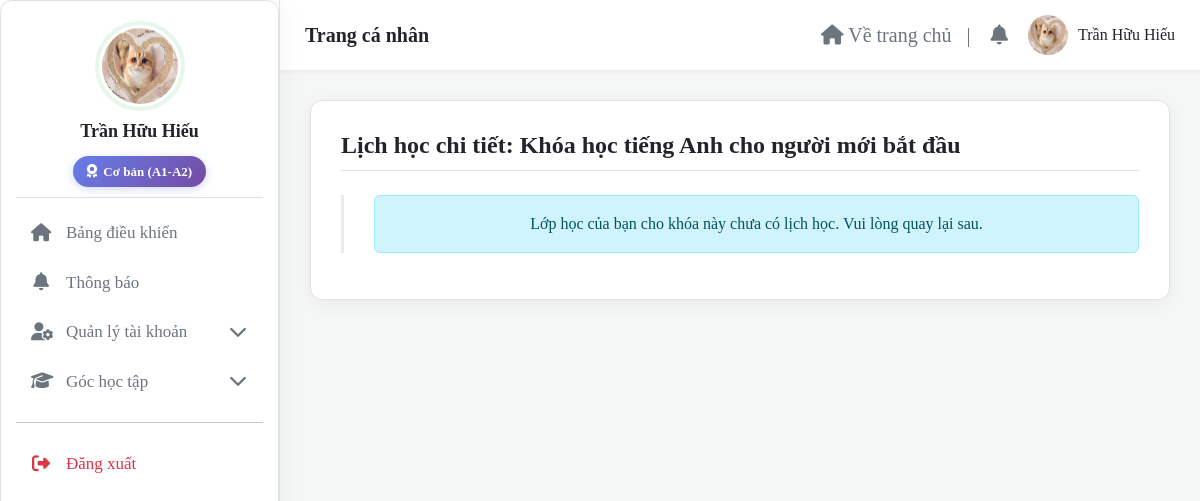
The page /user/dashboard.php?nav=lichhoc&id_khoahoc=44 (signed in) on the database its author committed.
### tables this page shows
CREATE TABLE `hocvien` (
  `id_hocvien` int(11) NOT NULL,
  `ten_hocvien` varchar(100) DEFAULT NULL,
  `email` varchar(100) DEFAULT NULL,
  `so_dien_thoai` varchar(15) DEFAULT NULL,
  `mat_khau` varchar(255) DEFAULT NULL,
  `trinh_do` varchar(50) DEFAULT NULL COMMENT 'Trình độ được phân loại sau bài test',
  `verification_token` varchar(255) DEFAULT NULL COMMENT 'Mã token để xác thực email',
  `token_expiry` datetime DEFAULT NULL COMMENT 'Thời gian hết hạn của token',
  `is_verified` tinyint(1) NOT NULL DEFAULT 0 COMMENT '0: Chưa xác thực, 1: Đã xác thực',
  `is_admin` tinyint(1) DEFAULT 0,
  `hinh_anh` varchar(255) DEFAULT NULL
);

CREATE TABLE `khoahoc` (
  `id_khoahoc` int(11) NOT NULL,
  `ten_khoahoc` varchar(100) DEFAULT NULL,
  `mo_ta` text DEFAULT NULL,
  `thoi_gian` int(11) DEFAULT NULL COMMENT 'Thời lượng khóa học (tính bằng số buổi)',
  `chi_phi` int(11) DEFAULT NULL,
  `hinh_anh` varchar(255) DEFAULT NULL,
  `danh_gia_tb` decimal(3,2) DEFAULT NULL,
  `cap_do` varchar(50) DEFAULT NULL COMMENT 'Cấp độ của khóa học (Beginner, Intermediate, IELTS 5.0+,...)'
);

### user/dashboard.php (the view, shortened to what this page needs)
<?php
include('../config/config.php');
$id_hocvien = $_SESSION['id_hocvien'];
$ten_hocvien = $_SESSION['user'];
$nav = $_GET['nav'] ?? 'home';
$student_avatar = '../images/logo.png';
$student_level = '';
$sql_avatar = "SELECT hinh_anh, trinh_do FROM hocvien WHERE id_hocvien = ?";
$stmt_avatar = $conn->prepare($sql_avatar);
$stmt_avatar->bind_param("i", $id_hocvien);
$stmt_avatar->execute();
$result_avatar = $stmt_avatar->get_result();
if ($row_avatar = $result_avatar->fetch_assoc()) {
    $student_level = $row_avatar['trinh_do'] ?? '';
}
$sql_total_tests = "SELECT COUNT(*) AS total FROM ketquabaitest WHERE id_hocvien = ?";
$stmt_tests = $conn->prepare($sql_total_tests);
$stmt_tests->bind_param("i", $id_hocvien);
$stmt_tests->execute();
$total_tests = $stmt_tests->get_result()->fetch_assoc()['total'] ?? 0;
$is_account_active = in_array($nav, ['thongtin', 'lichsuthanhtoan']);
$is_learning_active = in_array($nav, ['khoahoc', 'lichhoctuan', 'diemdanh', 'tiendo', 'hoclieu', 'ketquakiemtra', 'bangdiem']);
?>
<!DOCTYPE html>
<html lang="vi">
<head>
    <link rel="stylesheet" href="https://cdnjs.cloudflare.com/ajax/libs/font-awesome/6.5.1/css/all.min.css">
    <link href="https://cdn.jsdelivr.net/npm/bootstrap@5.3.3/dist/css/bootstrap.min.css" rel="stylesheet">
    <link rel="stylesheet" href="user.css">
</head>
<body>
    <div class="wrapper">
        <aside class="account-left">
            <div class="account-sidebar-content">
                <div class="account-header">
                    <div class="avatar">
                        <img src="<?php echo htmlspecialchars($student_avatar); ?>" alt="Avatar" onerror="this.src='../images/logo.png';">
                    </div>
                    <h3><?php echo htmlspecialchars($ten_hocvien); ?></h3>
                    <?php if (!empty($student_level)): ?>
                        <div class="student-level-badge">
                            <i class="fa-solid fa-award"></i>
                            <span><?php echo htmlspecialchars($student_level); ?></span>
                        </div>
                    <?php endif; ?>
                </div>
                <nav class="account-nav">
                    <ul>
                        <li><a href="./dashboard.php" class="nav-link-top <?php echo ($nav == 'home' || $nav == '') ? 'active' : ''; ?>"><i class="fa-solid fa-house"></i> Bảng điều khiển</a></li>
                        <li><a href="./dashboard.php?nav=thongbao" class="nav-link-top <?php echo ($nav == 'thongbao') ? 'active' : ''; ?>"><i class="fa-solid fa-bell"></i> Thông báo </a></li>
                        <li class="nav-item">
                            <a class="nav-link-collapse <?php echo $is_account_active ? '' : 'collapsed'; ?>" data-bs-toggle="collapse" href="#accountSubmenu" role="button" aria-expanded="<?php echo $is_account_active ? 'true' : 'false'; ?>">
                                <i class="fa-solid fa-user-gear"></i> Quản lý tài khoản <i class="collapse-arrow fa-solid fa-chevron-down"></i>
                            </a>
                        </li>
                        <li class="nav-item">
                            <a class="nav-link-collapse <?php echo $is_learning_active ? '' : 'collapsed'; ?>" data-bs-toggle="collapse" href="#learningSubmenu" role="button" aria-expanded="<?php echo $is_learning_active ? 'true' : 'false'; ?>">
                                <i class="fa-solid fa-graduation-cap"></i> Góc học tập <i class="collapse-arrow fa-solid fa-chevron-down"></i>
                            </a>
                        </li>
                        <li>
                            <hr>
                            <a href="../pages/logout.php" class="nav-link-top text-danger"><i class="fa-solid fa-right-from-bracket"></i> Đăng xuất</a>
                        </li>
                    </ul>
                </nav>
            </div>
        </aside>
        <main>
            <?php include('header_user.php'); ?>
            <div class="account-right">
                <?php include('main.php'); ?>
            </div>
        </main>
    </div>
</body>
</html>

### user/modules/lichhoc.php (shortened to what this page needs)
<?php
$id_khoahoc = (int)$_GET['id_khoahoc'];
$id_hocvien = $_SESSION['id_hocvien'];
$sql_course = "SELECT ten_khoahoc FROM khoahoc WHERE id_khoahoc = ?";
$stmt_course = $conn->prepare($sql_course);
$stmt_course->bind_param("i", $id_khoahoc);
$stmt_course->execute();
$result_course = $stmt_course->get_result();
if ($row_course = $result_course->fetch_assoc()) {
    $ten_khoahoc = $row_course['ten_khoahoc'];
} else {
    die("Khóa học không tồn tại.");
}
$sql_schedule = "
    SELECT
        lh.ngay_hoc,
        lh.gio_bat_dau,
        lh.gio_ket_thuc,
        lh.phong_hoc,
        lh.ghi_chu,
        l.ten_lop
    FROM lichhoc lh
    JOIN lop_hoc l ON lh.id_lop = l.id_lop
    JOIN dangkykhoahoc dk ON l.id_lop = dk.id_lop
    WHERE dk.id_hocvien = ? AND dk.id_khoahoc = ? AND l.trang_thai = 'dang hoc'
    ORDER BY lh.ngay_hoc ASC, lh.gio_bat_dau ASC
";
$stmt = $conn->prepare($sql_schedule);
$stmt->bind_param('ii', $id_hocvien, $id_khoahoc);
$stmt->execute();
$result = $stmt->get_result();
?>
<div class="content-pane">
    <h2 class="mb-4">Lịch học chi tiết: <?php echo htmlspecialchars($ten_khoahoc); ?></h2>
    <div class="schedule-timeline">
        <?php if ($result->num_rows > 0): ?>
            <?php
            $index = 0;
            while ($row = $result->fetch_assoc()):
            ?>
                <div class="timeline-item" style="animation-delay: <?php echo $index * 100; ?>ms;">
                    <div class="timeline-dot"></div>
                    <div class="timeline-content">
                        <div class="timeline-header">
                            <span class="date"><i class="fa-solid fa-calendar-day"></i> <?php echo date("d/m/Y", strtotime($row['ngay_hoc'])); ?></span>
                            <span class="time"><i class="fa-solid fa-clock"></i> <?php echo date("H:i", strtotime($row['gio_bat_dau'])) . ' - ' . date("H:i", strtotime($row['gio_ket_thuc'])); ?></span>
                        </div>
                        <div class="timeline-body">
                            <p><strong>Lớp:</strong> <?php echo htmlspecialchars($row['ten_lop']); ?></p>
                            <p><strong>Phòng học:</strong> <?php echo htmlspecialchars($row['phong_hoc']); ?></p>
                            <?php if (!empty($row['ghi_chu'])): ?>
                                <div class="note-container"
                                    data-date="<?php echo $row['ngay_hoc']; ?>"
                                    data-start="<?php echo $row['gio_bat_dau']; ?>"
                                    data-end="<?php echo $row['gio_ket_thuc']; ?>"
                                    style="display: none;">
                                    <p class="note"><strong>Ghi chú:</strong> <a href="<?php echo htmlspecialchars($row['ghi_chu']); ?>"><?php echo htmlspecialchars($row['ghi_chu']); ?> </a> </p>
                                </div>
                            <?php endif; ?>
                        </div>
                    </div>
                </div>
            <?php
                $index++;
            endwhile;
            ?>
        <?php else: ?>
            <div class="alert alert-info text-center">Lớp học của bạn cho khóa này chưa có lịch học. Vui lòng quay lại sau.</div>
        <?php endif; ?>
    </div>
</div>

### user/user.css (style rules this page uses)
:root { --primary-color: #0db33b; --primary-color-dark: #0a8a2c; --primary-color-light: #e7f7ec; --light-gray-bg: #f4f7f6; --white-bg: #ffffff; --dark-text: #212529; --gray-text: #6c757d; --border-color: #dee2e6; --shadow: 0 5px 20px rgba(0, 0, 0, 0.05); --shadow-hover: 0 8px 25px rgba(0, 0, 0, 0.1); --border-radius: 12px; }
body { font-family: times new roman, serif; background-color: var(--light-gray-bg); }
a { text-decoration: none !important; color: var(--primary-color); }
.account-left { width: 280px; flex-shrink: 0; position: sticky; top: 20px; overflow-y: auto; }
.account-sidebar-content { background-color: var(--white-bg); padding: 25px; border-radius: var(--border-radius); box-shadow: var(--shadow); border: 1px solid var(--border-color); }
.account-left .account-header { text-align: center; padding-bottom: 10px; border-bottom: 1px solid var(--border-color); margin-bottom: 10px; }
.account-left .avatar img { width: 90px; height: 90px; border-radius: 50%; margin-bottom: 10px; border: 4px solid var(--primary-color-light); padding: 3px; background-color: #fff; }
.account-left .account-header h3 { font-size: 18px; font-weight: 600; color: var(--dark-text); margin-bottom: 5px; }
.account-left .account-nav ul { list-style: none; padding: 0; margin: 0; }
.account-nav li a { display: flex; align-items: center; gap: 15px; padding: 12px 15px; border-radius: 8px; color: var(--gray-text); font-size: 17px; font-weight: 500; transition: all 0.3s ease; }
.account-nav li a i { font-size: 18px; width: 20px; text-align: center; transition: color 0.3s ease; }
.nav-link-collapse .collapse-arrow { margin-left: auto; transition: transform 0.3s ease; }
.account-right { flex-grow: 1; min-width: 0; }
.content-pane { background-color: var(--white-bg); padding: 30px; border-radius: var(--border-radius); box-shadow: var(--shadow); border: 1px solid var(--border-color); }
.content-pane h2 { font-size: 24px; font-weight: 700; color: var(--dark-text); margin-bottom: 25px; padding-bottom: 10px; border-bottom: 1px solid var(--border-color); }

### user/dashboard.php (style rules this page uses)
body { background-color: var(--light-gray-bg); display: flex; }
.wrapper { display: flex; width: 100%; position: relative; }
.account-left { width: 280px; position: fixed; top: 0; left: 0; height: 100%; background-color: var(--white-bg); box-shadow: 0 0 25px rgba(0, 0, 0, 0.05); border-right: 1px solid var(--border-color); transition: transform 0.3s ease-in-out; z-index: 1045; display: flex; flex-direction: column; }
.account-sidebar-content { padding: 20px 15px; flex-grow: 1; overflow-y: auto; }
main { width: 100%; padding-left: 280px; transition: padding-left 0.3s ease-in-out; display: flex; flex-direction: column; min-height: 100vh; }
.student-level-badge { display: inline-flex; align-items: center; gap: 6px; background: linear-gradient(135deg, #667eea 0%, #764ba2 100%); color: white; padding: 6px 14px; border-radius: 20px; font-size: 13px; font-weight: 600; margin-top: 8px; box-shadow: 0 2px 8px rgba(102, 126, 234, 0.3); }
.student-level-badge i { font-size: 14px; }
.account-right { padding: 30px; flex-grow: 1; }

### user/modules/lichhoc.php (style rules this page uses)
.schedule-timeline { position: relative; padding-left: 30px; border-left: 3px solid #e9ecef; }

### rows shown on the page
hocvien: trinh_do "Cơ bản (A1-A2)"
khoahoc: ten_khoahoc "Khóa học tiếng Anh cho người mới bắt đầu"

### other values the page prints
$ten_hocvien "Trần Hữu Hiếu"
$_SESSION['user'] "Trần Hữu Hiếu"
